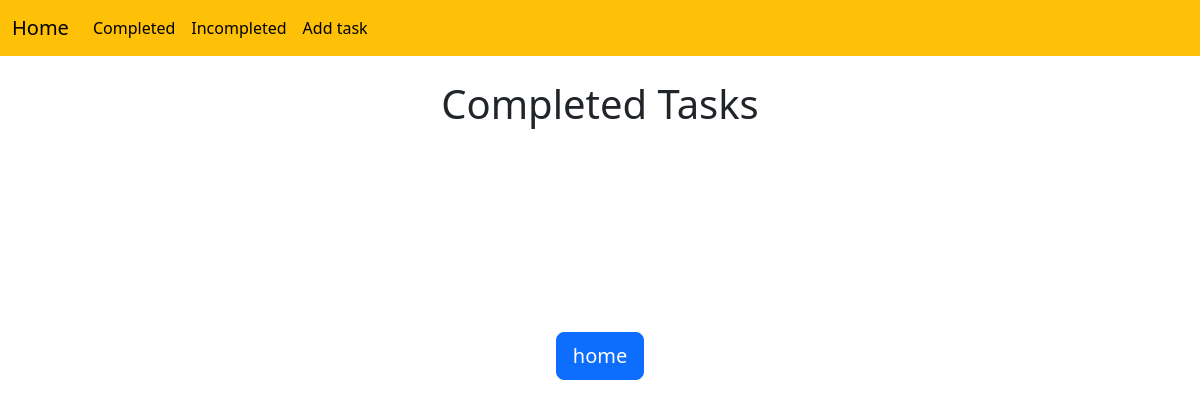
Page /complete/tasks (signed in) on the earlier database version.
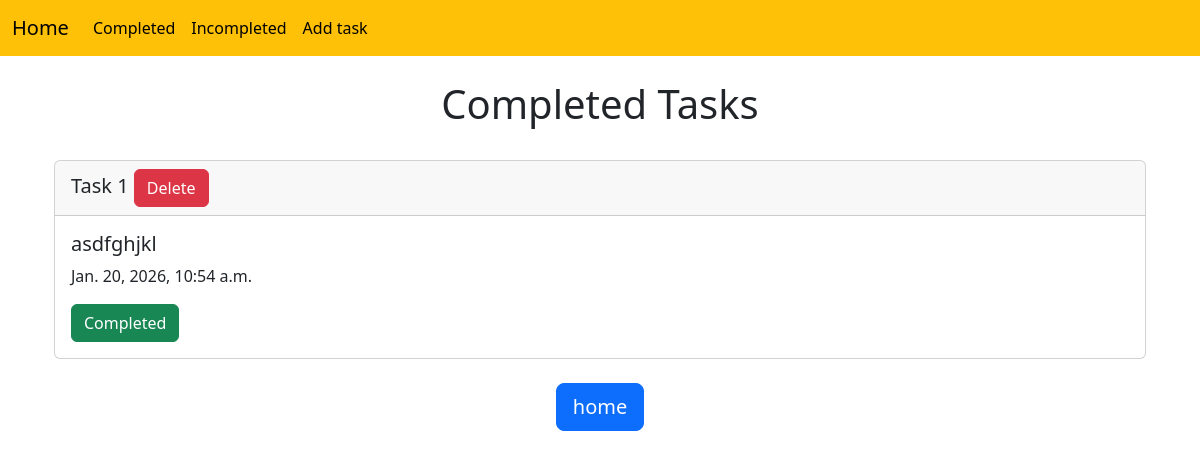
Same page on the later database version.
### tasks/models.py (models this page shows, shortened)
class Task(models.Model):
    user = models.ForeignKey(
        User,
        on_delete=models.CASCADE,
        related_name='tasks'
    )
    title = models.CharField(max_length=200)
    is_completed = models.BooleanField(default=False)
    created_at = models.DateTimeField(auto_now_add=True)

### tasks/views.py (the view)
# urls.py: path('complete/tasks', views.complete, name='completed'),
@login_required
def complete(request):
    tasks = Task.objects.filter(
        user=request.user,
        is_completed=True
    )
    return render(request, 'done.html', {'tasks': tasks})

### templates/done.html (shortened to what this page needs)
<!DOCTYPE html>
<html lang="en">
<head>
    <link href="https://cdn.jsdelivr.net/npm/bootstrap@5.3.8/dist/css/bootstrap.min.css" rel="stylesheet">
</head>
<body>
    <nav class="navbar navbar-expand-lg bg-warning">
        <div class="container-fluid">
            <a class="navbar-brand" href="{% url 'tasks:home' %}">Home</a>
            <div class="collapse navbar-collapse" id="navbarSupportedContent">
                <ul class="navbar-nav me-auto mb-2 mb-lg-0">
                    <li class="nav-item">
                        <a class="nav-link active"
                        aria-current="page"
                        href="{% url 'tasks:completed' %}">
                            Completed
                        </a>
                    </li>
                    <li class="nav-item">
                        <a class="nav-link active"
                        href="{% url 'tasks:incompleted' %}">
                            Incompleted
                        </a>
                    </li>
                    <li class="nav-item">
                        <a class="nav-link active"
                        href="{% url 'tasks:add_task' %}">
                            Add task
                        </a>
                    </li>
                </ul>
            </div>
        </div>
    </nav>
    <br>
    <div class="container d-flex flex-column justify-content-between align-items-center" style="height: 300px;">
        <h1>Completed Tasks</h1>
        {% for task in tasks %}
            <br>
            <div class="container">
            <div class="card">
                <h5 class="card-header">Task {{ task.id }}
                <a href="{% url 'tasks:delete_task' task.id %}" class="btn btn-danger">
                    Delete
                </a></h5>
                <div class="card-body">
                    <h5 class="card-title">{{ task.title }}</h5>
                    <p class="card-text">{{ task.created_at }}</p>
                    {% if task.is_completed %}
                        <a href="#" class="btn btn-success">Completed</a>
                    {% else %}
                        <a href="{% url 'status_changer' task.id %}" class="btn btn-danger">Not completed</a>
                    {% endif %}
                </div>
            </div>
            </div>
        {% endfor %}
        <br>
        <a href="{% url 'tasks:home' %}">
                <button type="button" class="btn btn-primary btn-lg">
                    home
                </button>
        </a>
    </div>
</body>
</html>

Differences in the rows shown:
added Task: id "1", title "asdfghjkl", created_at "Jan. 20, 2026, 10:54 a.m.", is_completed "Completed"
